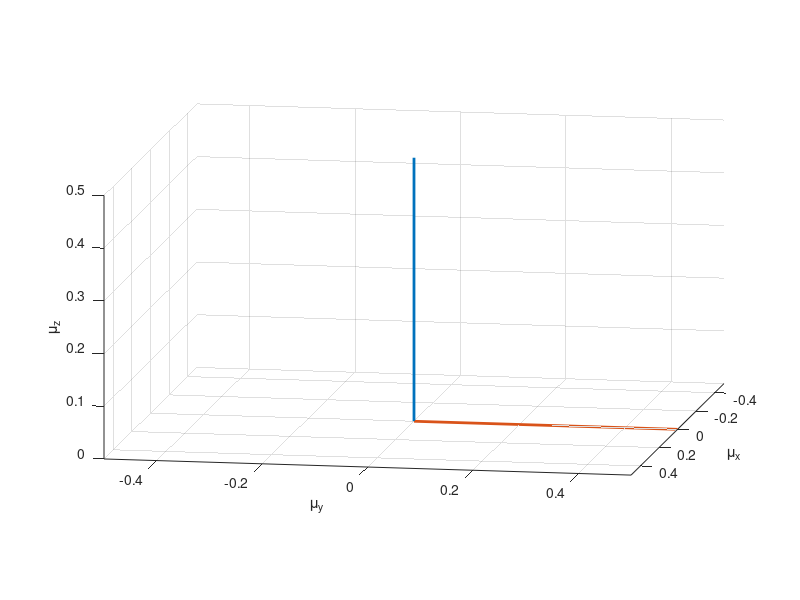

This chart was generated by the following MATLAB code: (Note: this script raises an error after producing the figure.)
clear all
close all

%Q3 parts 1 and 2

mu=0.5;
theta=pi./2;
phi=pi./2;

vecMu = mu*[cos(phi)*sin(theta) sin(phi)*sin(theta) cos(theta)]';
vecMu0=vecMu;

noOfSteps = 1000;
w0=(2./3).*pi;
w=w0;

figure;
h1=subplot(1,1,1)
hold on;
axis equal;
view(100, 10);
xlabel('\mu_x');
ylabel('\mu_y');
zlabel('\mu_z');
xlim([-0.5 0.5]);
ylim([-0.5 0.5]);
zlim([0 0.5]);
grid on;

T1=10;
T2=5;
t=linspace(0,3.*T1,noOfSteps);

B0=[0 0 mu];
plot3([0 B0(1)], [0 B0(2)],...
     [0 B0(3)], 'Linestyle', '-', 'LineWidth', 2);
hold on
plot3([0 vecMu(1)], [0 vecMu(2)],...
     [0 vecMu(3)], 'Linestyle', '-', 'LineWidth', 2);
 hold on


for i=0:noOfSteps-1
    
    hVecMu = plotSpin3(h1, vecMu);
    
    vecMu(1)=exp(-t(i+1)./T2).*((vecMu0(1).*cos(w.*t(i+1)))+(vecMu0(2).*sin(w.*t(i+1))));
    vecMu(2)=exp(-t(i+1)./T2).*((vecMu0(2).*cos(w.*t(i+1)))-(vecMu0(1).*sin(w.*t(i+1))));
    vecMu(3)=(vecMu0(3).*(exp(-t(i+1)./T1)))+mu.*(1-exp(-t(i+1)./T1));  
    
    pause(0.0005);
    
    delete(hVecMu);
    
    plotSpin3(h1, vecMu);

end
disp('done plot 1')
%%

%Q3 parts 3

mu=0.5;
theta=pi./2;
phi=pi./2;

vecMu = mu*[cos(phi)*sin(theta) sin(phi)*sin(theta) cos(theta)]';
vecMu0=vecMu;

noOfSteps = 1000;
w0=(2./3).*pi;
w=0;

figure;
h1=subplot(1,1,1)
hold on;
axis equal;
view(100, 10);
xlabel('\mu_x');
ylabel('\mu_y');
zlabel('\mu_z');
xlim([-0.5 0.5]);
ylim([-0.5 0.5]);
zlim([0 0.5]);
grid on;

T1=10;
T2=5;
t=linspace(0,3.*T1,noOfSteps);

B0=[0 0 mu];
plot3([0 B0(1)], [0 B0(2)],...
     [0 B0(3)], 'Linestyle', '-', 'LineWidth', 2);
hold on
plot3([0 vecMu(1)], [0 vecMu(2)],...
     [0 vecMu(3)], 'Linestyle', '-', 'LineWidth', 2);
 hold on


for i=0:noOfSteps-1
    
    hVecMu = plotSpin3(h1, vecMu);
    
    vecMu(1)=exp(-t(i+1)./T2).*((vecMu0(1).*cos(w.*t(i+1)))+(vecMu0(2).*sin(w.*t(i+1))));
    vecMu(2)=exp(-t(i+1)./T2).*((vecMu0(2).*cos(w.*t(i+1)))-(vecMu0(1).*sin(w.*t(i+1))));
    vecMu(3)=(vecMu0(3).*(exp(-t(i+1)./T1)))+mu.*(1-exp(-t(i+1)./T1));  
    
    pause(0.0005);
    
    delete(hVecMu);
    
    plotSpin3(h1, vecMu);

end
disp('done plot 2')
%%
%Question 3 part 4

mu=0.5;
theta=pi./2;
phi=pi./2;

vecMu = mu*[cos(phi)*sin(theta) sin(phi)*sin(theta) cos(theta)]';
vecMu0=vecMu;

noOfSteps = 1000;
w0=(2./3).*pi;
w=0.1.*w0;

figure;
h1=subplot(1,1,1)
hold on;
axis equal;
view(100, 10);
xlabel('\mu_x');
ylabel('\mu_y');
zlabel('\mu_z');
xlim([-0.5 0.5]);
ylim([-0.5 0.5]);
zlim([0 0.5]);
grid on;

T1=10;
T2=5;
t=linspace(0,3.*T1,noOfSteps);

B0=[0 0 mu];
plot3([0 B0(1)], [0 B0(2)],...
     [0 B0(3)], 'Linestyle', '-', 'LineWidth', 2);
hold on
plot3([0 vecMu(1)], [0 vecMu(2)],...
     [0 vecMu(3)], 'Linestyle', '-', 'LineWidth', 2);
 hold on


for i=0:noOfSteps-1
    
    hVecMu = plotSpin3(h1, vecMu);
    
    vecMu(1)=exp(-t(i+1)./T2).*((vecMu0(1).*cos(w.*t(i+1)))+(vecMu0(2).*sin(w.*t(i+1))));
    vecMu(2)=exp(-t(i+1)./T2).*((vecMu0(2).*cos(w.*t(i+1)))-(vecMu0(1).*sin(w.*t(i+1))));
    vecMu(3)=(vecMu0(3).*(exp(-t(i+1)./T1)))+mu.*(1-exp(-t(i+1)./T1));  
    
    pause(0.0005);
    
    delete(hVecMu);
    
    plotSpin3(h1, vecMu);

end
disp('plot 3 done')

%%
%Question 3 part 5
mu=0.5;
theta=pi./2;
phi=pi./2;

vecMu = mu*[cos(phi)*sin(theta) sin(phi)*sin(theta) cos(theta)]';
vecMu0=vecMu;

noOfSteps = 1000;
w0=(2./3).*pi;
w=-0.1.*w0;

figure;
h1=subplot(1,1,1)
hold on;
axis equal;
view(100, 10);
xlabel('\mu_x');
ylabel('\mu_y');
zlabel('\mu_z');
xlim([-0.5 0.5]);
ylim([-0.5 0.5]);
zlim([0 0.5]);
grid on;

T1=10;
T2=5;
t=linspace(0,3.*T1,noOfSteps);

B0=[0 0 mu];
plot3([0 B0(1)], [0 B0(2)],...
     [0 B0(3)], 'Linestyle', '-', 'LineWidth', 2);
hold on
plot3([0 vecMu(1)], [0 vecMu(2)],...
     [0 vecMu(3)], 'Linestyle', '-', 'LineWidth', 2);
 hold on


for i=0:noOfSteps-1
    
    hVecMu = plotSpin3(h1, vecMu);
    
    vecMu(1)=exp(-t(i+1)./T2).*((vecMu0(1).*cos(w.*t(i+1)))+(vecMu0(2).*sin(w.*t(i+1))));
    vecMu(2)=exp(-t(i+1)./T2).*((vecMu0(2).*cos(w.*t(i+1)))-(vecMu0(1).*sin(w.*t(i+1))));
    vecMu(3)=(vecMu0(3).*(exp(-t(i+1)./T1)))+mu.*(1-exp(-t(i+1)./T1));  
    
    pause(0.0005);
    
    delete(hVecMu);
    
    plotSpin3(h1, vecMu);

end
disp('plot 4 done')
    
    